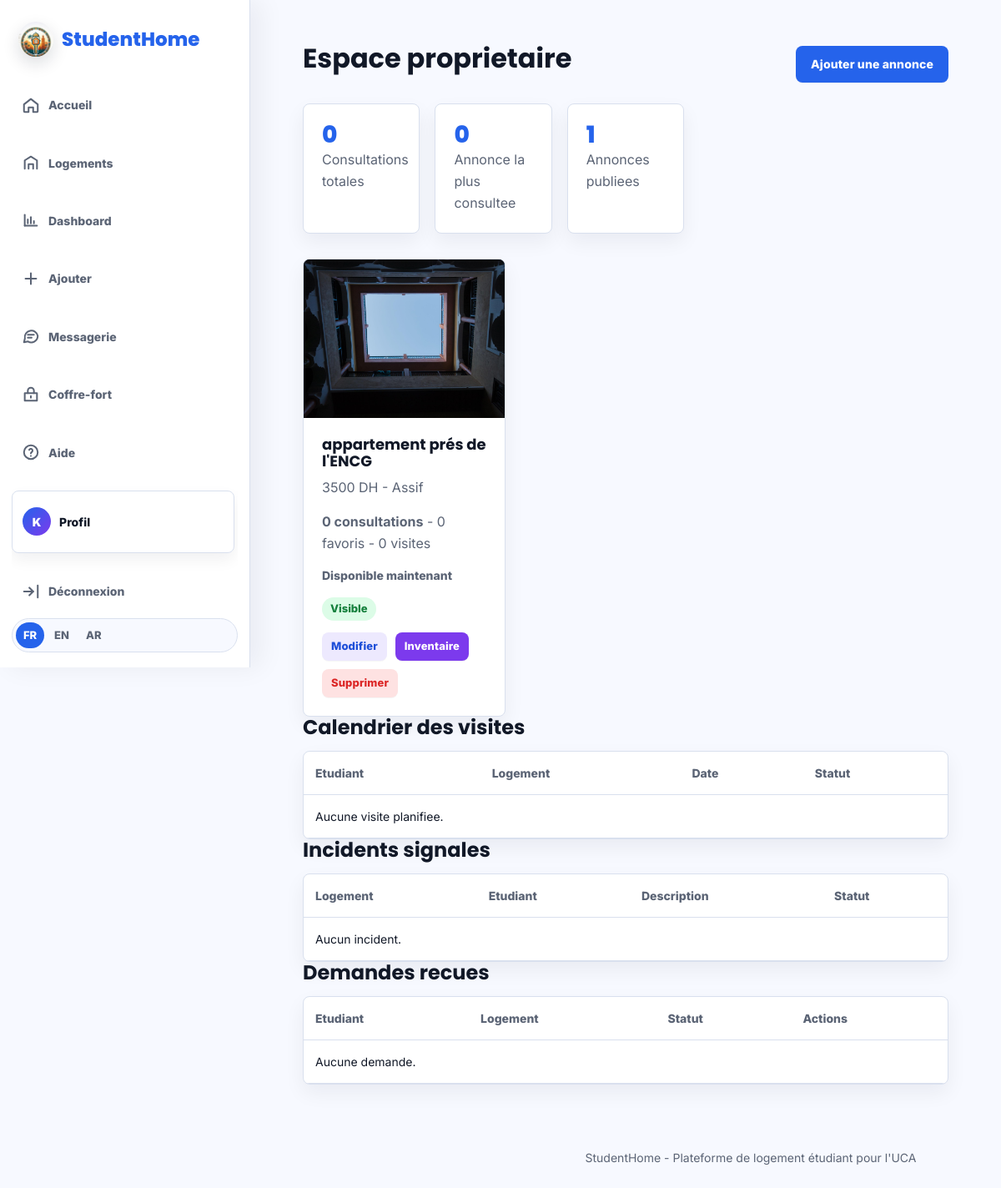
Page /dashboard/proprietaire (signed in) on the committed database.
### app.py (models this page shows, shortened)
class Utilisateur(UserMixin, db.Model):
    id = db.Column(db.Integer, primary_key=True)
    nom = db.Column(db.String(120), nullable=False)
    email = db.Column(db.String(150), unique=True, nullable=False)
    mot_de_passe = db.Column(db.String(255), nullable=False)
    role = db.Column(db.String(30), nullable=False)
    photo_profil = db.Column(db.String(220), nullable=True)
    etudiant = db.relationship("Etudiant", backref="utilisateur", uselist=False, cascade="all, delete")
    proprietaire = db.relationship("Proprietaire", backref="utilisateur", uselist=False, cascade="all, delete")
    @property
    def avatar_path(self):
        if self.photo_profil:
            return self.photo_profil
        return None

class Logement(db.Model):
    id = db.Column(db.Integer, primary_key=True)
    titre = db.Column(db.String(160), nullable=False)
    adresse = db.Column(db.String(220), nullable=True)
    description = db.Column(db.Text, nullable=False)
    reglement_interieur = db.Column(db.Text, nullable=True)
    prix = db.Column(db.Float, nullable=False)
    quartier = db.Column(db.String(100), nullable=False)
    proximite_faculte = db.Column(db.String(120), nullable=False)
    type_logement = db.Column(db.String(80), default="Studio")
    nombre_chambres = db.Column(db.Integer, default=1)
    etage = db.Column(db.Integer, default=0)
    latitude = db.Column(db.Float, nullable=True)
    longitude = db.Column(db.Float, nullable=True)
    est_colocation = db.Column(db.Boolean, default=False)
    vues = db.Column(db.Integer, default=0)
    photos = db.Column(db.String(220), default="marrakech-rooftop-sunset.jpg")
    est_disponible = db.Column(db.Boolean, default=True)
    date_disponibilite = db.Column(db.String(20), nullable=True)
    est_valide = db.Column(db.Boolean, default=False)
    est_bloque = db.Column(db.Boolean, default=False)
    proprietaire_id = db.Column(db.Integer, db.ForeignKey("proprietaire.id"), nullable=False)
    proprietaire = db.relationship("Proprietaire", backref="logements")
    reservations = db.relationship("Reservation", backref="logement", cascade="all, delete")
    avis = db.relationship("Avis", backref="logement", cascade="all, delete")
    @property
    def media_path(self):
      if self.photos and self.photos.startswith("http"):
        return self.photos
      if self.photos and self.photos.startswith("uploads/"):
        return url_for("static", filename=self.photos)
      return url_for(
        "static",
        filename="images/" + (self.photos or "marrakech-rooftop-sunset.jpg")
      )
    @property
    def is_video(self):
        if not self.photos:
            return False
        extension = self.photos.rsplit(".", 1)[-1].lower()
        return extension in VIDEO_EXTENSIONS
    @property
    def availability_text(self):
        if not self.date_disponibilite:
            return "Disponible maintenant"
        try:
            d = datetime.strptime(self.date_disponibilite, "%Y-%m-%d").date()
            if d <= date.today():
                return "Disponible maintenant"
            return f"Disponible à partir du {d.strftime('%d/%m/%Y')}"
        except ValueError:
            return f"Disponible à partir du {self.date_disponibilite}"
    class _MediaItem:
        __slots__ = ("fichier", "is_video")

### app.py (the view)
@app.route("/dashboard/proprietaire")
@login_required
@role_required("proprietaire")
def dashboard_proprietaire():
    logements_prop = (
        Logement.query.filter_by(proprietaire_id=current_user.proprietaire.id)
        .order_by(Logement.vues.desc(), Logement.id.desc())
        .all()
    )
    total_vues = sum((logement.vues or 0) for logement in logements_prop)
    annonce_plus_vue = logements_prop[0] if logements_prop else None
    demandes = (
        Reservation.query.join(Logement)
        .filter(Logement.proprietaire_id == current_user.proprietaire.id)
        .order_by(Reservation.id.desc())
        .all()
    )
    visites = Visite.query.filter_by(proprietaire_id=current_user.proprietaire.id).order_by(Visite.id.desc()).all()
    incidents = (
        Incident.query.join(Logement)
        .filter(Logement.proprietaire_id == current_user.proprietaire.id)
        .order_by(Incident.id.desc())
        .all()
    )
    return render_template(
        "dashboard_proprietaire.html",
        logements=logements_prop,
        total_vues=total_vues,
        annonce_plus_vue=annonce_plus_vue,
        demandes=demandes,
        visites=visites,
        incidents=incidents,
    )

### templates/dashboard_proprietaire.html (shortened to what this page needs)
{% extends "base.html" %}
{% block content %}
<section class="section">
    <div class="section-title">
        <h1>Espace proprietaire</h1>
        <a class="btn btn-primary" href="{{ url_for('ajouter_annonce') }}">Ajouter une annonce</a>
    </div>
    <div class="stats-grid">
        <article class="stat-card">
            <strong>{{ total_vues }}</strong>
            <span>Consultations totales</span>
        </article>
        <article class="stat-card">
            <strong>{{ annonce_plus_vue.vues if annonce_plus_vue else 0 }}</strong>
            <span>Annonce la plus consultee</span>
        </article>
        <article class="stat-card">
            <strong>{{ logements|length }}</strong>
            <span>Annonces publiees</span>
        </article>
    </div>
    <div class="cards">
    {% for logement in logements %}
    <article class="card">
        {% if logement.is_video %}
            <video class="card-media" src="{{ logement.media_path }}" muted playsinline preload="metadata"></video>
        {% else %}
            <img
                src="{{ logement.media_path }}"
                alt="Logement"
                onerror="this.onerror=null; this.src=this.dataset.fallback;"
                data-fallback="{{ url_for('static', filename='images/marrakech-rooftop-sunset.jpg') }}"
            >
        {% endif %}
        <div class="card-body">
            <h3>{{ logement.titre }}</h3>
            <p>{{ logement.prix|int }} DH - {{ logement.quartier }}</p>
            <p><strong>{{ logement.vues or 0 }} consultations</strong> - {{ logement.favoris|length }} favoris - {{ logement.visites|length }} visites</p>
            {% if logement.date_disponibilite %}
                <p class="availability-date">{{ logement.availability_text }}</p>
            {% endif %}
            <p class="status {{ 'ok' if logement.est_disponible else 'off' }}">
                {{ 'Visible' if logement.est_disponible else 'Indisponible' }}
            </p>
            <div class="table-actions">
                <a class="btn btn-small" href="{{ url_for('modifier_annonce', id=logement.id) }}">Modifier</a>
                <a class="btn btn-small btn-secondary" href="{{ url_for('inventaire', id=logement.id) }}">Inventaire</a>
                <form class="inline-delete-form" method="post" action="{{ url_for('supprimer_annonce', id=logement.id) }}">
                    <button class="btn btn-small btn-danger" type="submit">Supprimer</button>
                </form>
            </div>
        </div>
    </article>
    {% endfor %}
</div>
    <h2>Calendrier des visites</h2>
    <div class="table-wrap">
        <table>
            <thead><tr><th>Etudiant</th><th>Logement</th><th>Date</th><th>Statut</th></tr></thead>
            <tbody>
                {% for visite in visites %}
                <tr><td>{{ visite.etudiant.utilisateur.nom }}</td><td>{{ visite.logement.titre }}</td><td>{{ visite.date_visite }}</td><td>{{ visite.statut }}</td></tr>
                {% else %}
                <tr><td colspan="4">Aucune visite planifiee.</td></tr>
                {% endfor %}
            </tbody>
        </table>
    </div>
    <h2>Incidents signales</h2>
    <div class="table-wrap">
        <table>
            <thead><tr><th>Logement</th><th>Etudiant</th><th>Description</th><th>Statut</th></tr></thead>
            <tbody>
                {% for incident in incidents %}
                <tr><td>{{ incident.logement.titre }}</td><td>{{ incident.etudiant.utilisateur.nom }}</td><td>{{ incident.description }}</td><td>{{ incident.statut }}</td></tr>
                {% else %}
                <tr><td colspan="4">Aucun incident.</td></tr>
                {% endfor %}
            </tbody>
        </table>
    </div>
    <h2>Demandes recues</h2>
    <div class="table-wrap">
        <table>
            <thead><tr><th>Etudiant</th><th>Logement</th><th>Statut</th><th>Actions</th></tr></thead>
            <tbody>
                {% for demande in demandes %}
                <tr>
                    <td>{{ demande.etudiant.utilisateur.nom }}</td>
                    <td>{{ demande.logement.titre }}</td>
                    <td>{{ demande.statut_reservation }}</td>
                    <td class="table-actions">
                        <a class="btn btn-small" href="{{ url_for('accepter_reservation', id=demande.id) }}">Accepter</a>
                        <a class="btn btn-small btn-danger" href="{{ url_for('refuser_reservation', id=demande.id) }}">Refuser</a>
                        {% if demande.statut_reservation.startswith('Conf') %}
                            <a class="btn btn-small btn-secondary" href="{{ url_for('confirmer_conformite', id=demande.id) }}">Conforme</a>
                        {% endif %}
                    </td>
                </tr>
                {% else %}
                <tr><td colspan="4">Aucune demande.</td></tr>
                {% endfor %}
            </tbody>
        </table>
    </div>
</section>
{% endblock %}

### templates/base.html (shortened to what this page needs)
<!DOCTYPE html>
<html lang="{{ current_lang }}" dir="{{ 'rtl' if is_rtl else 'ltr' }}">
<head>
    <link rel="stylesheet" href="https://unpkg.com/leaflet@1.9.4/dist/leaflet.css">
    <link rel="stylesheet" href="{{ url_for('static', filename='css/style.css') }}">
</head>
<body>
    <aside class="sidebar-nav">
        <a class="brand sidebar-brand" href="{{ url_for('studenthome_marrakech') }}">
            <img class="brand-logo" src="{{ url_for('static', filename='images/studenthome-logo-symbol.jpg') }}" alt="StudentHome">
            <span>StudentHome</span>
        </a>
        <nav class="side-links" aria-label="Navigation principale">
            <a href="{{ url_for('studenthome_marrakech') }}">
                <svg viewBox="0 0 24 24" aria-hidden="true"><path d="M3 11 12 4l9 7v9a1 1 0 0 1-1 1h-5v-6H9v6H4a1 1 0 0 1-1-1v-9Z"></path></svg>
                <span>{{ t('nav_home') }}</span>
            </a>
            <a href="{{ url_for('logements') }}">
                <svg viewBox="0 0 24 24" aria-hidden="true"><path d="M4 20V9l8-5 8 5v11"></path><path d="M9 20v-6h6v6"></path></svg>
                <span>{{ t('nav_housing') }}</span>
            </a>
            {% if current_user.is_authenticated %}
                {% if current_user.role == 'etudiant' %}
                    <a href="{{ url_for('dashboard_etudiant') }}">
                        <svg viewBox="0 0 24 24" aria-hidden="true"><path d="M4 19V5"></path><path d="M4 19h16"></path><path d="M8 16v-5"></path><path d="M12 16V8"></path><path d="M16 16v-3"></path></svg>
                        <span>{{ t('nav_dashboard') }}</span>
                    </a>
                    <a href="{{ url_for('reservations') }}">
                        <svg viewBox="0 0 24 24" aria-hidden="true"><path d="M7 3v4"></path><path d="M17 3v4"></path><path d="M4 8h16"></path><path d="M5 5h14v16H5z"></path></svg>
                        <span>{{ t('nav_reservations') }}</span>
                    </a>
                    <a href="{{ url_for('favoris') }}">
                        <svg viewBox="0 0 24 24" aria-hidden="true"><path d="m12 3.7 2.6 5.3 5.8.8-4.2 4.1 1 5.8L12 17l-5.2 2.7 1-5.8-4.2-4.1 5.8-.8L12 3.7Z"></path></svg>
                        <span>{{ t('nav_favorites') }}</span>
                    </a>
                    <a href="{{ url_for('colocation') }}">
                        <svg viewBox="0 0 24 24" aria-hidden="true"><path d="M8 11a4 4 0 1 0 0-8 4 4 0 0 0 0 8Z"></path><path d="M16 13a3 3 0 1 0 0-6 3 3 0 0 0 0 6Z"></path><path d="M2 21a6 6 0 0 1 12 0"></path><path d="M14 21a5 5 0 0 1 8 0"></path></svg>
                        <span>{{ t('nav_colocation') }}</span>
                    </a>
                {% elif current_user.role == 'proprietaire' %}
                    <a href="{{ url_for('dashboard_proprietaire') }}">
                        <svg viewBox="0 0 24 24" aria-hidden="true"><path d="M4 19V5"></path><path d="M4 19h16"></path><path d="M8 16v-5"></path><path d="M12 16V8"></path><path d="M16 16v-3"></path></svg>
                        <span>{{ t('nav_dashboard') }}</span>
                    </a>
                    <a href="{{ url_for('ajouter_annonce') }}">
                        <svg viewBox="0 0 24 24" aria-hidden="true"><path d="M12 5v14"></path><path d="M5 12h14"></path></svg>
                        <span>{{ t('nav_add') }}</span>
                    </a>
                {% elif current_user.role == 'admin' %}
                    <a href="{{ url_for('dashboard_admin') }}">
                        <svg viewBox="0 0 24 24" aria-hidden="true"><path d="M12 3 4 6v6c0 5 3.5 8 8 9 4.5-1 8-4 8-9V6l-8-3Z"></path></svg>
                        <span>{{ t('nav_admin') }}</span>
                    </a>
                {% endif %}
                <a href="{{ url_for('messages') }}">
                    <svg viewBox="0 0 24 24" aria-hidden="true"><path d="M21 11.5a8.5 8.5 0 0 1-12.7 7.4L3 20l1.2-5.1A8.5 8.5 0 1 1 21 11.5Z"></path><path d="M8 10h8M8 14h5"></path></svg>
                    <span>{{ t('nav_messages') }}</span>
                </a>
                <a href="{{ url_for('coffre_fort') }}">
                    <svg viewBox="0 0 24 24" aria-hidden="true"><path d="M4 10h16v10H4z"></path><path d="M8 10V7a4 4 0 0 1 8 0v3"></path><path d="M12 14v2"></path></svg>
                    <span>{{ t('nav_vault') }}</span>
                </a>
                <a href="{{ url_for('aide') }}">
                    <svg viewBox="0 0 24 24" aria-hidden="true"><circle cx="12" cy="12" r="9"></circle><path d="M9.8 9a2.3 2.3 0 0 1 4.4 1c0 1.7-2.2 2-2.2 3.6"></path><path d="M12 17h.01"></path></svg>
                    <span>{{ t('nav_help') }}</span>
                </a>
                <a class="nav-profile-btn sidebar-profile" href="{{ url_for('profil') }}">
                    {% if current_user.avatar_path %}
                        <img src="{{ current_user.avatar_path }}" alt="Photo de profil">
                    {% else %}
                        <span>{{ current_user.nom[:1]|upper }}</span>
                    {% endif %}
                    <strong>{{ t('nav_profile') }}</strong>
                </a>
                <a href="{{ url_for('logout') }}">
                    <svg viewBox="0 0 24 24" aria-hidden="true"><path d="M10 17l5-5-5-5"></path><path d="M15 12H3"></path><path d="M21 4v16"></path></svg>
                    <span>{{ t('nav_logout') }}</span>
                </a>
            {% else %}
                <a href="{{ url_for('login') }}"><span>{{ t('nav_login') }}</span></a>
                <a href="{{ url_for('choisir_role') }}"><span>{{ t('nav_register') }}</span></a>
            {% endif %}
        </nav>
        <div class="language-switcher" aria-label="Language selector">
            <a class="{{ 'active' if current_lang == 'fr' else '' }}" href="{{ url_for('set_language', lang_code='fr') }}">FR</a>
            <a class="{{ 'active' if current_lang == 'en' else '' }}" href="{{ url_for('set_language', lang_code='en') }}">EN</a>
            <a class="{{ 'active' if current_lang == 'ar' else '' }}" href="{{ url_for('set_language', lang_code='ar') }}">AR</a>
        </div>
    </aside>
    <main class="app-main">
        {% block content %}{% endblock %}
    </main>
    <footer>
        <p>{{ t('footer') }}</p>
    </footer>
</body>
</html>

### rows in the picture
Utilisateur: nom "K"
Logement: vues "0", media_path (picture), titre "appartement prés de l'ENCG", prix "3500", quartier "Assif", favoris|length "0", visites|length "0", availability_text "Disponible maintenant", est_disponible "Visible"

### other values in the picture
{{ t('nav_home') }} "Accueil"
{{ t('nav_housing') }} "Logements"
{{ t('nav_dashboard') }} "Dashboard"
{{ t('nav_add') }} "Ajouter"
{{ t('nav_messages') }} "Messagerie"
{{ t('nav_vault') }} "Coffre-fort"
{{ t('nav_help') }} "Aide"
{{ t('nav_profile') }} "Profil"
{{ t('nav_logout') }} "Déconnexion"
{{ total_vues }} "0"
{{ logements|length }} "1"
{{ t('footer') }} "StudentHome - Plateforme de logement étudiant pour l'UCA"
